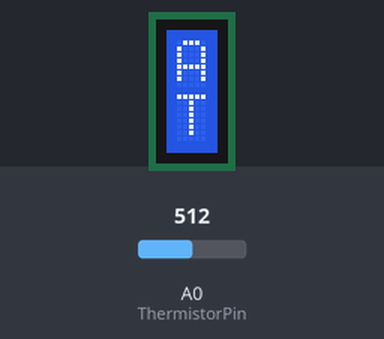
This sketch was run on a simulated Arduino Uno, built with avr-gcc and run on an emulated ATmega328P. Shown: 1×2 character LCD. Inputs (shaded band) come from the test bench; at power-on: A0 (ThermistorPin) = 512. What the sketch prints to the serial monitor is not drawn.

Above: at 0.1 s.

The sketch:

Working_LED_TEMP.ino
```cpp
#include <LiquidCrystal.h>

int ThermistorPin = 0;
int Vo;
float R1 = 10000;
float logR2, R2, T, Tc, Tf;
float c1 = 1.009249522e-03, c2 = 2.378405444e-04, c3 = 2.019202697e-07;

LiquidCrystal lcd(12, 11, 5, 4, 3, 2);

void setup() {
Serial.begin(9600);
lcd.begin(1,2);
}

void loop() {


  Vo = analogRead(ThermistorPin);
  R2 = R1 * (1023.0 / (float)Vo - 1.0);
  logR2 = log(R2);
  T = (1.0 / (c1 + c2*logR2 + c3*logR2*logR2*logR2));
  Tc = T - 273.15;
  Tf = (Tc * 9.0)/ 5.0 + 32.0;

  //Serial.print("Ayush Temp: ");
  Serial.print(Tf);
  Serial.println(" F ");
  Serial.print(Tc);
  Serial.println(" C");


  lcd.print("Ayush ");
  lcd.print(Tf);
  lcd.print(" degF ");

  lcd.setCursor(0,1);
  lcd.print("Temp: ");
  lcd.print(Tc);
  lcd.print(" degC");

  delay(500);
  lcd.clear();


}
  //lcd.begin(16, 2);
  //lcd.setCursor(2, 1);
  //lcd.print("hello, world!");
```
